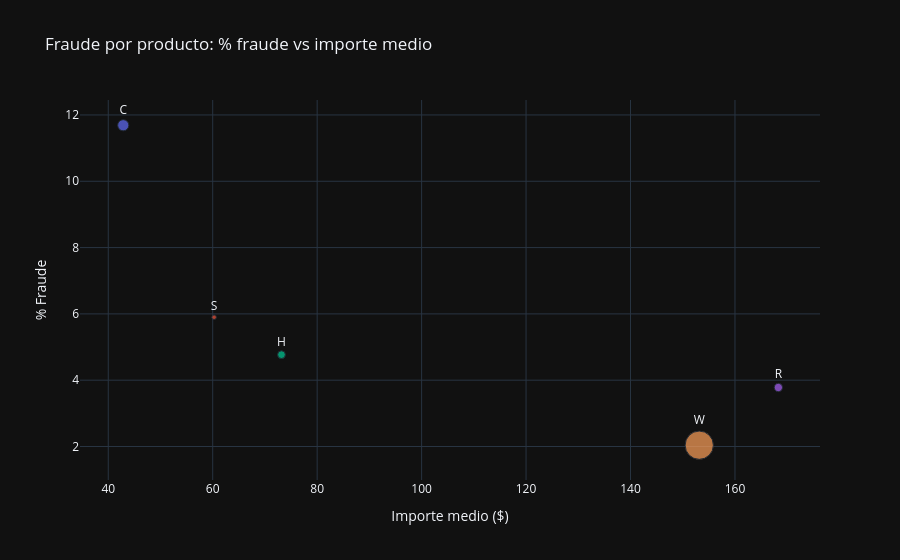

Here is the notebook cell this chart was saved with:
### Code cell
fig_producto = px.scatter(
    df_producto,
    x="importe_medio",
    y="pct_fraude",
    size="total_transacciones",
    color="pct_fraude",
    text="ProductCD",
    color_continuous_scale="Reds",
    title="Fraude por producto: % fraude vs importe medio",
    labels={"importe_medio": "Importe medio ($)", "pct_fraude": "% Fraude"}
)
fig_producto.update_traces(textposition="top center")
fig_producto.update_layout(template="plotly_dark", showlegend=False)
fig_producto.show()

### Figure 1 — Plotly figure (JSON) as saved in the notebook; plotly's stock layout.template omitted (floating-point values rounded to 4 significant figures)
{"data": [{"hovertemplate": "% Fraude=%{y}<br>Importe medio ($)=%{x}<br>total_transacciones=%{marker.size}<br>ProductCD=%{text}<extra></extra>", "legendgroup": "11.69", "marker": {"color": "#636efa", "size": [68519], "sizemode": "area", "sizeref": 1099.0, "symbol": "circle"}, "mode": "markers+text", "name": "11.69", "orientation": "h", "showlegend": true, "text": ["C"], "textposition": "top center", "type": "scatter", "x": [42.87], "xaxis": "x", "y": [11.69], "yaxis": "y"}, {"hovertemplate": "% Fraude=%{y}<br>Importe medio ($)=%{x}<br>total_transacciones=%{marker.size}<br>ProductCD=%{text}<extra></extra>", "legendgroup": "5.90", "marker": {"color": "#EF553B", "size": [11628], "sizemode": "area", "sizeref": 1099.0, "symbol": "circle"}, "mode": "markers+text", "name": "5.90", "orientation": "h", "showlegend": true, "text": ["S"], "textposition": "top center", "type": "scatter", "x": [60.27], "xaxis": "x", "y": [5.9], "yaxis": "y"}, {"hovertemplate": "% Fraude=%{y}<br>Importe medio ($)=%{x}<br>total_transacciones=%{marker.size}<br>ProductCD=%{text}<extra></extra>", "legendgroup": "4.77", "marker": {"color": "#00cc96", "size": [33024], "sizemode": "area", "sizeref": 1099.0, "symbol": "circle"}, "mode": "markers+text", "name": "4.77", "orientation": "h", "showlegend": true, "text": ["H"], "textposition": "top center", "type": "scatter", "x": [73.17], "xaxis": "x", "y": [4.77], "yaxis": "y"}, {"hovertemplate": "% Fraude=%{y}<br>Importe medio ($)=%{x}<br>total_transacciones=%{marker.size}<br>ProductCD=%{text}<extra></extra>", "legendgroup": "3.78", "marker": {"color": "#ab63fa", "size": [37699], "sizemode": "area", "sizeref": 1099.0, "symbol": "circle"}, "mode": "markers+text", "name": "3.78", "orientation": "h", "showlegend": true, "text": ["R"], "textposition": "top center", "type": "scatter", "x": [168.3], "xaxis": "x", "y": [3.78], "yaxis": "y"}, {"hovertemplate": "% Fraude=%{y}<br>Importe medio ($)=%{x}<br>total_transacciones=%{marker.size}<br>ProductCD=%{text}<extra></extra>", "legendgroup": "2.04", "marker": {"color": "#FFA15A", "size": [439670], "sizemode": "area", "sizeref": 1099.0, "symbol": "circle"}, "mode": "markers+text", "name": "2.04", "orientation": "h", "showlegend": true, "text": ["W"], "textposition": "top center", "type": "scatter", "x": [153.2], "xaxis": "x", "y": [2.04], "yaxis": "y"}], "layout": {"legend": {"itemsizing": "constant", "title": {"text": "% Fraude"}, "tracegroupgap": 0}, "showlegend": false, "title": {"text": "Fraude por producto: % fraude vs importe medio"}, "xaxis": {"anchor": "y", "domain": [0, 1], "title": {"text": "Importe medio ($)"}}, "yaxis": {"anchor": "x", "categoryarray": [2.04, 3.78, 4.77, 5.9, 11.69], "categoryorder": "array", "domain": [0, 1], "title": {"text": "% Fraude"}}}}
